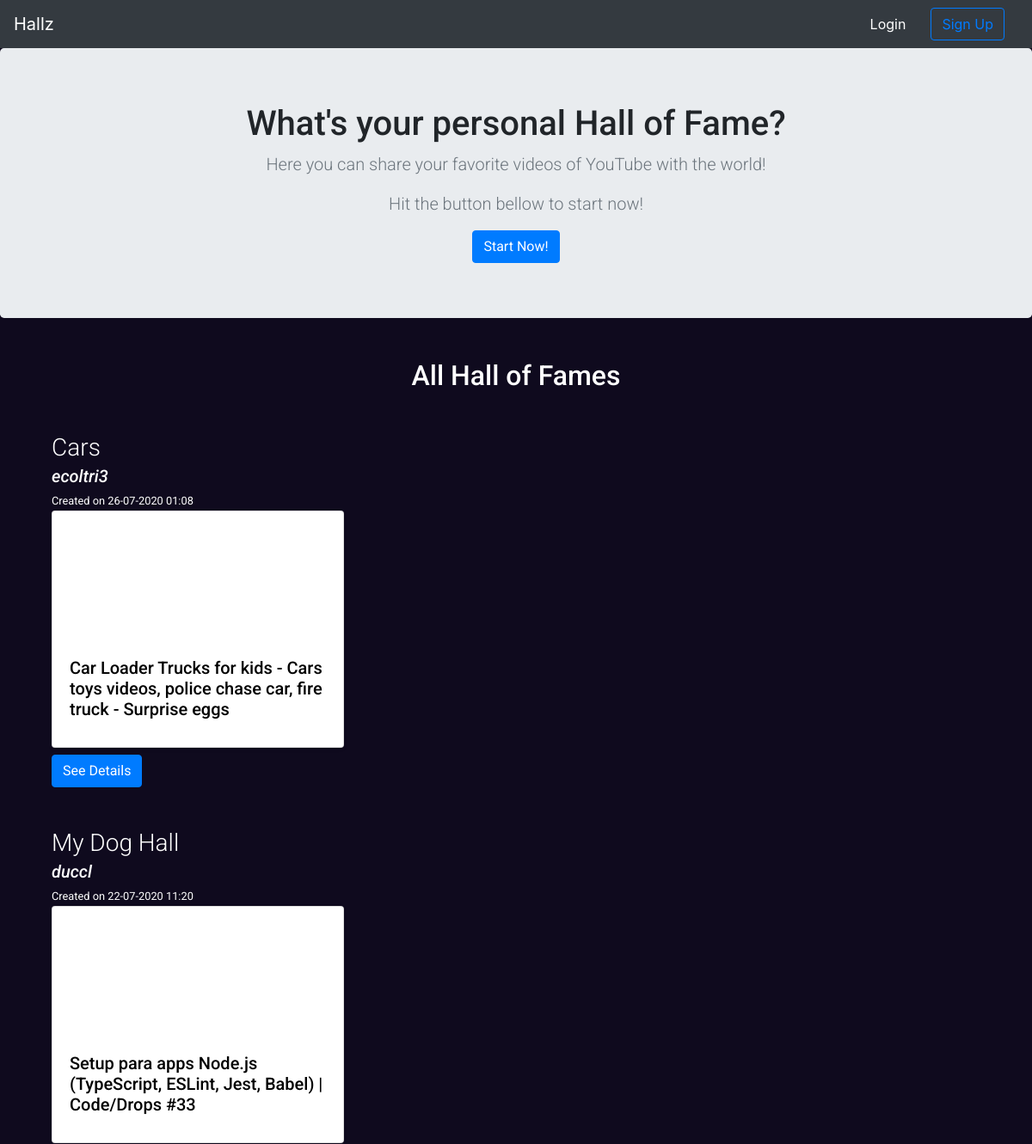
Before: / (upper part) with the older database file.
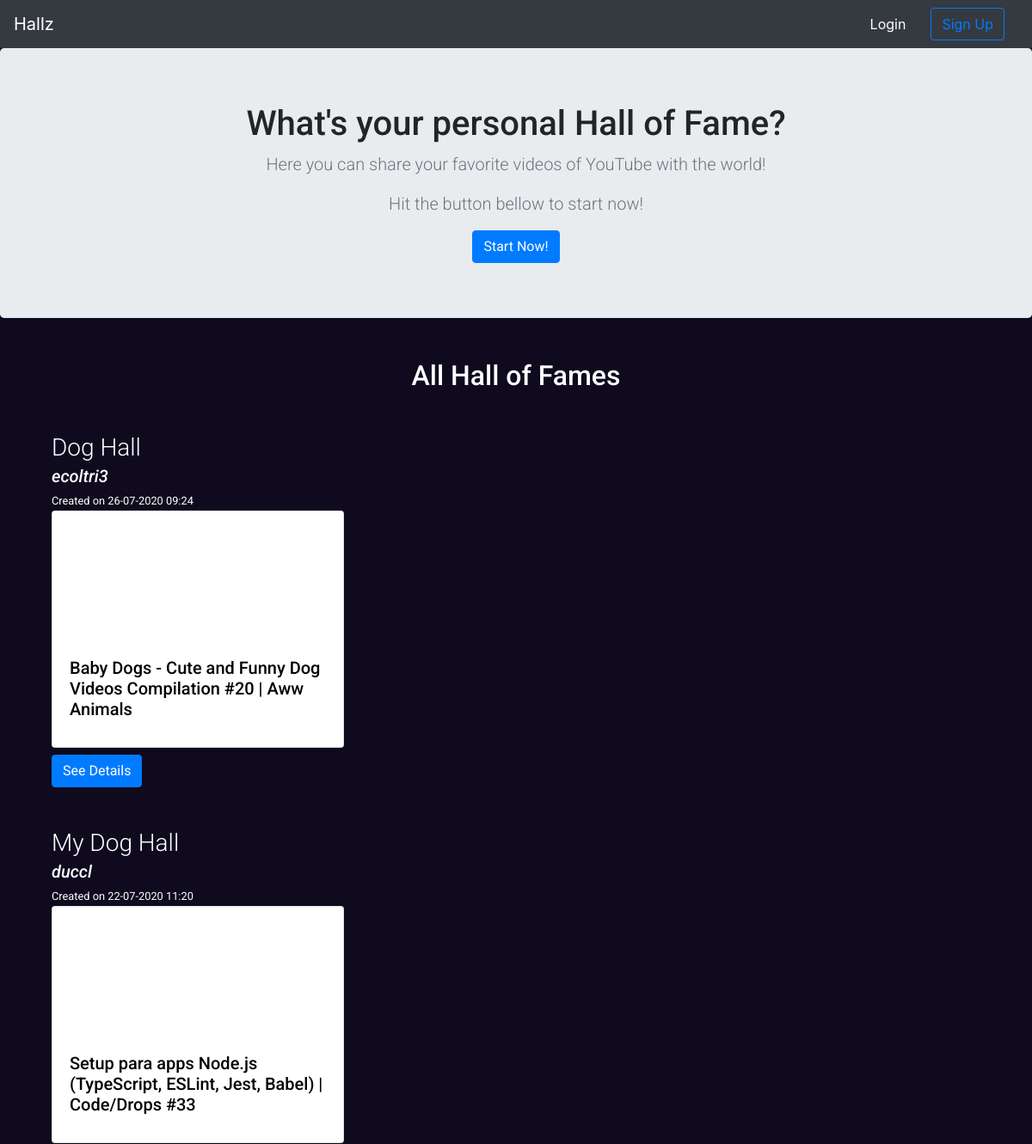
After: the same page with the newer database file.
### halls/models.py (models this page shows, shortened)
class Hall(models.Model):
    author = models.ForeignKey('auth.user',on_delete=models.CASCADE)
    title = models.CharField(max_length=100)
    description = models.CharField(max_length=100,default='')
    creation_date = models.DateTimeField(auto_now=True)

class Video(models.Model):
    hall = models.ForeignKey(Hall,on_delete=models.CASCADE)
    title = models.CharField(max_length=255)
    url = models.URLField(max_length=200,default='')
    youtube_id = models.CharField(max_length=255)

### halls/views.py (the view)
# urls.py: path('',HallsView.as_view(),name='home'),
class HallsView(ListView):
    template_name = "halls/home.html"
    login_url = login_url
    model = Hall
    context_object_name = 'halls'
    def get_queryset(self):
        return Hall.objects.all().order_by('-creation_date')
    def get_context_data(self, **kwargs):
        context = super().get_context_data(**kwargs)
        context["title"] = "All Halls"
        return context

### halls/templates/halls/home.html
{% extends './base.html' %}
{% block content_section%}
<section class="jumbotron text-center roboto">
    <div class="container">
        <h1 class="jumbotron-heading"> What's your personal Hall of Fame?</h1>
        <p class="lead text-muted">
            Here you can share your favorite videos of YouTube with the world!
        </p>
        <p class="lead text-muted">
            Hit the button bellow to start now!
        </p>
        <a class='btn btn-primary' href="{%url 'halls:new_hall'%}">
            Start Now!
        </a>
    </div>
</section>
<div class="container roboto margin-top-md color-white">
    {% if halls %}
    <div class="text-center">
        <h2> All Hall of Fames </h2>
    </div>
    <div class='col'>
        {%for hall in halls%}
        <div class="row margin-top-md">
            <div class="color-white container">
                <h3 class="mb-1 font-weight-light">{{hall.title}}</h5>
                    <h5 class="mb-1 font-italic">{{hall.author}}</h5>
                    <small>Created on {{hall.creation_date| date:"d-m-Y h:i"}}</small>
            </div>
            <div class="d-flex w-100 justify-content-between">
                {%for video in hall.video_set.all%}
                {% include 'partials/video_card.html' %}
                {% endfor %}
            </div>
            <div class="container">
                <a href="{% url 'halls:hall' hall_id=hall.id %}" class="btn btn-primary margin-top-sm">
                    See Details
                </a>
            </div>
        </div>
        {%endfor%}
    </div>
    {% else %}
    <h2>No halls</h2>
    {% endif %}
</div>
{%endblock%}

### halls/templates/partials/video_card.html (shortened to what this page needs)
<div class="col-md-4">
    <div class="card shadow-sm">
        <iframe width="100%" height="150" src="https://www.youtube.com/embed/{{video.youtube_id}}" frameborder="0"
            allow="accelerometer; encrypted-media; gyroscope; picture-in-picture" allowfullscreen></iframe>
        <div class="card-body">
            <h5 class="card-title">{{video.title}}</h5>
        </div>
    </div>
</div>

Changed rows visible on the page:
removed Hall: title "Cars", author "ecoltri3", creation_date "26-07-2020 01:08"
removed Video: title "Car Loader Trucks for kids - Cars toys videos, police chase car, fire truck - Surprise eggs", shown under "Cars"
added Hall: title "Dog Hall", author "ecoltri3", creation_date "26-07-2020 09:24"
added Video: title "Baby Dogs - Cute and Funny Dog Videos Compilation #20 | Aww Animals", shown under "Dog Hall"
